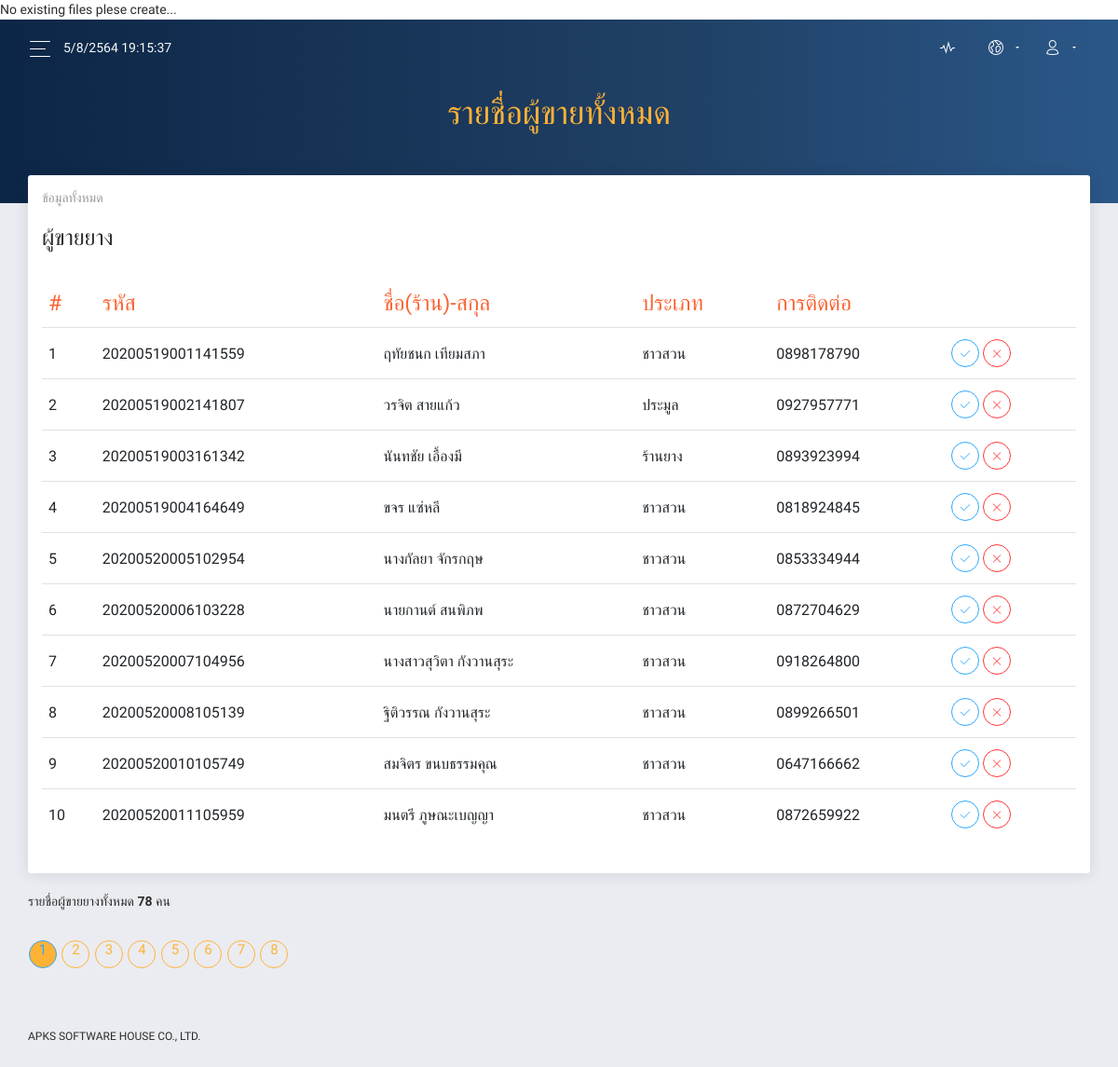
/suppList.php, run on the app's committed database.
### tables this page shows
CREATE TABLE IF NOT EXISTS `tbl_suppliers` (
  `id` int(11) NOT NULL AUTO_INCREMENT,
  `supp_code` char(50) DEFAULT NULL,
  `supp_category` varchar(4) NOT NULL DEFAULT '1',
  `supp_name` varchar(150) DEFAULT NULL,
  `supp_surname` varchar(150) DEFAULT NULL,
  `supp_address` varchar(150) DEFAULT NULL,
  `supp_amphoe` varchar(150) DEFAULT NULL,
  `supp_province` varchar(150) DEFAULT NULL,
  `supp_zipcode` char(50) DEFAULT NULL,
  `supp_details` text,
  `supp_phone` char(50) DEFAULT NULL,
  `supp_email` varchar(250) DEFAULT NULL,
  `supp_line` char(50) DEFAULT NULL,
  `supp_createdat` timestamp NULL DEFAULT NULL,
  `supp_updatedat` timestamp NULL DEFAULT NULL ON UPDATE CURRENT_TIMESTAMP,
  `old_code` varchar(6) DEFAULT NULL,
  PRIMARY KEY (`id`),
  UNIQUE KEY `supp_code` (`supp_code`)
);

CREATE TABLE IF NOT EXISTS `tbl_supptypes` (
  `id` int(11) NOT NULL AUTO_INCREMENT,
  `supptype_code` varchar(4) DEFAULT NULL,
  `supptype_name` varchar(50) DEFAULT NULL,
  `supptype_createdAt` timestamp NULL DEFAULT NULL,
  `supptype_updatedAt` timestamp NULL DEFAULT NULL ON UPDATE CURRENT_TIMESTAMP,
  PRIMARY KEY (`id`),
  UNIQUE KEY `supptype_code` (`supptype_code`)
);

### lib/apksFunctions.php (called while the page is built, shortened)
<?php
function dbConnect()
{
    $conn = mysqli_connect($GLOBALS['db_host'], $GLOBALS['db_user'], $GLOBALS['db_pass'], $GLOBALS['db_name'], $GLOBALS['db_port']);
    if ($conn->connect_error) {
        die("Connection failed: " . $conn->connect_error);
    } else {
        $conn->set_charset($GLOBALS['db_char']);
        return $conn;
    }
}
function getValue($tblName, $refColumn, $refValue, $refType, $colName)
{
    $dbConnect = dbConnect();
    if ($refType == 1)
        $sqlcmd = "SELECT * FROM " . $tblName . " WHERE " . $refColumn . "=" . $refValue;
    else if ($refType == 2)
        $sqlcmd = "SELECT * FROM " . $tblName . " WHERE " . $refColumn . "='" . $refValue . "'";
    $sqlres = mysqli_query($dbConnect, $sqlcmd);
    if ($sqlres) {
        $sqlfet = mysqli_fetch_assoc($sqlres);
        return $sqlfet[$colName];
    } else {
        return "ERROR : " . mysqli_error($dbConnect);
        return "<br>" . $sqlcmd . "<br>";
    }
}

### suppList.php (the view, shortened to what this page needs)
<?php
include_once './lib/apksPagination.php';
include_once './lib/apksFunctions.php';
$dbConn = dbConnect();
?>
<!DOCTYPE html>
<html lang="en">
<head>
    <link rel="stylesheet" href="./css/all.css"/>
    <link href="./css/bootstrap.min.css" rel="stylesheet"/>
    <link href="./css/now-ui-dashboard.css?v=1.5.0" rel="stylesheet"/>
    <link rel="stylesheet" href="./css/style4Paginator.css">
</head>
<body>
<div class="wrapper ">
    <div class="main-panel" id="main-panel">
        <?php
        require_once './fileNavbar.php';
        ?>
        <div class="panel-header h-auto">
            <h2 class="text-warning text-center">รายชื่อผู้ขายทั้งหมด</h2>
        </div>
        <div class="content">
            <div class="row">
                <div class="col-md-12">
                    <div class="card">
                        <div class="card-header">
                            <h5 class="card-category"> ข้อมูลทั้งหมด </h5>
                            <h4 class="card-title"> ผู้ขายยาง </h4>
                        </div>
                        <div class="card-body">
                            <div class="table-responsive">
                                <table class="table">
                                    <thead class=" text-primary">
                                    <tr>
                                        <th>#</th>
                                        <th>รหัส</th>
                                        <th>ชื่อ(ร้าน)-สกุล</th>
                                        <th>ประเภท</th>
                                        <th>การติดต่อ</th>
                                        <th></th>
                                    </tr>
                                    </thead>
                                    <tbody>
                                    <?php
                                    $suppCnt = 0;
                                    $sqlcmd_listSupp = "SELECT * FROM tbl_suppliers WHERE 1 ORDER BY supp_code ASC";
                                    $sqlres_listSupp = mysqli_query($dbConn, $sqlcmd_listSupp);
                                    if ($sqlres_listSupp) {
                                        $Num_Rows = mysqli_num_rows($sqlres_listSupp);
                                        $Per_Page = 10;
                                        $Page = $_GET["Page"];
                                        if (!$_GET["Page"]) {
                                            $Page = 1;
                                        }
                                        $Page_Start = (($Per_Page * $Page) - $Per_Page);
                                        $sqlcmd_listSupp .= " LIMIT $Page_Start , $Per_Page";
                                        $sqlres_listSupp = mysqli_query($dbConn, $sqlcmd_listSupp);
                                        while ($sqlfet_listSupp = mysqli_fetch_assoc($sqlres_listSupp)) {
                                            ?>
                                            <tr>
                                                <td><?= ++$suppCnt + (($Page - 1) * $Per_Page); ?></td>
                                                <td><?= $sqlfet_listSupp['supp_code']; ?></td>
                                                <td><?= $sqlfet_listSupp['supp_name'] . " " . $sqlfet_listSupp['supp_surname']; ?></td>
                                                <td><?= getValue('tbl_supptypes', 'supptype_code', $sqlfet_listSupp['supp_category'], 2, 'supptype_name'); ?></td>
                                                <td><?= $sqlfet_listSupp['supp_phone']; ?></td>
                                                <td>
                                                    <a class="btn btn-round btn-outline-info btn-icon btn-sm"
                                                       href="./suppProfile.php?id2edit=<?= $sqlfet_listSupp['id']; ?>"
                                                       data-toggle="tooltip" data-placement="right" title="แก้ไข"><i
                                                                class="now-ui-icons ui-1_check"></i></a>
                                                    <a class="btn btn-round btn-outline-danger btn-icon btn-sm"
                                                       href="./act4Supp.php?id2delete=<?= $sqlfet_listSupp['id']; ?>"
                                                       onclick="return confirm('ต้องการลบข้อมูล');"
                                                       data-toggle="tooltip" data-placement="right" title=" ลบ "><i
                                                                class="now-ui-icons ui-1_simple-remove"></i></a>
                                                </td>
                                            </tr>
                                            <?php
                                        }
                                    }
                                    ?>
                                    </tbody>
                                </table>
                            </div>
                        </div>
                    </div>
                </div>
            </div>
            รายชื่อผู้ขายยางทั้งหมด <strong><?= $Num_Rows; ?></strong> คน
            <br><br>
            <div class="row">
                <div class="col-md-auto">
                    <?php
                    $pages = new Paginator;
                    $pages->items_total = $Num_Rows;
                    $pages->mid_range = 7;
                    $pages->current_page = $Page;
                    $pages->default_ipp = $Per_Page;
                    $pages->url_next = $_SERVER["PHP_SELF"] . "?QueryString=value&Page=";
                    $pages->paginate();
                    echo $pages->display_pages()
                    ?>
                </div>
            </div>
        </div>
        <?php
        require_once './fileFooter.php';
        ?>
    </div>
</div>
</body>
</html>

### data on the page
tbl_suppliers: Per_Page "1", supp_code "20200519001141559", supp_name "ฤทัยชนก", supp_surname "เทียมสภา", supp_category.supptype_name "ชาวสวน", supp_phone "0898178790"
tbl_suppliers: Per_Page "2", supp_code "20200519002141807", supp_name "วรจิต", supp_surname "สายแก้ว", supp_category.supptype_name "ประมูล", supp_phone "0927957771"
tbl_suppliers: Per_Page "3", supp_code "20200519003161342", supp_name "นันทชัย", supp_surname "เอื้องมี", supp_category.supptype_name "ร้านยาง", supp_phone "0893923994"
tbl_suppliers: Per_Page "4", supp_code "20200519004164649", supp_name "ขจร", supp_surname "แซ่หลี", supp_category.supptype_name "ชาวสวน", supp_phone "0818924845"
tbl_suppliers: Per_Page "5", supp_code "20200520005102954", supp_name "นางกัลยา", supp_surname "จักรกฤษ", supp_category.supptype_name "ชาวสวน", supp_phone "0853334944"
tbl_suppliers: Per_Page "6", supp_code "20200520006103228", supp_name "นายกานต์", supp_surname "สนพิภพ", supp_category.supptype_name "ชาวสวน", supp_phone "0872704629"
tbl_suppliers: Per_Page "7", supp_code "20200520007104956", supp_name "นางสาวสุวิตา", supp_surname "กังวานสุระ", supp_category.supptype_name "ชาวสวน", supp_phone "0918264800"
tbl_suppliers: Per_Page "8", supp_code "20200520008105139", supp_name "ฐิติวรรณ", supp_surname "กังวานสุระ", supp_category.supptype_name "ชาวสวน", supp_phone "0899266501"
tbl_suppliers: Per_Page "9", supp_code "20200520010105749", supp_name "สมจิตร", supp_surname "ขนบธรรมคุณ", supp_category.supptype_name "ชาวสวน", supp_phone "0647166662"
tbl_suppliers: Per_Page "10", supp_code "20200520011105959", supp_name "มนตรี", supp_surname "ภูษณะเบญญา", supp_category.supptype_name "ชาวสวน", supp_phone "0872659922"

### other printed values
$Num_Rows "78"
